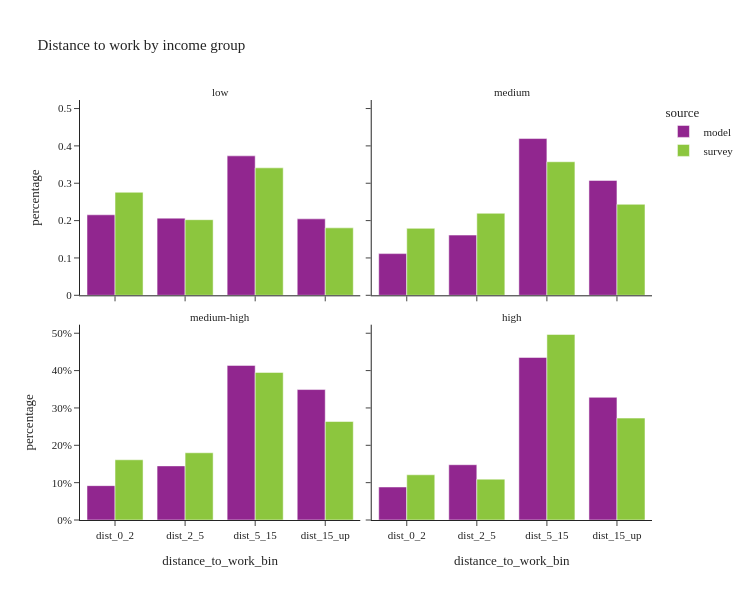

This figure's notebook cell:
### Code cell
util.plot_share_facetbar(per_data, 'person_weight', share_col="distance_to_work_bin", title="Distance to work by income group", 
                            facet_col="income_group", facet_col_wrap=2, height=600, orientation='v')

### Figure 1 — Plotly figure (JSON) as saved in the notebook; plotly's stock layout.template omitted (floating-point values rounded to 4 significant figures)
{"data": [{"alignmentgroup": "True", "customdata": [[50012], [47944], [86638], [47490]], "hovertemplate": "source=model<br>income_group=low<br>distance_to_work_bin=%{x}<br>percentage=%{y}<br>sample_size=%{customdata[0]}<extra></extra>", "legendgroup": "model", "marker": {"color": "#91268F", "pattern": {"shape": ""}}, "name": "model", "offsetgroup": "model", "orientation": "v", "showlegend": true, "textposition": "auto", "type": "bar", "x": ["dist_0_2", "dist_2_5", "dist_5_15", "dist_15_up"], "xaxis": "x3", "y": [0.2155, 0.2066, 0.3733, 0.2046], "yaxis": "y3"}, {"alignmentgroup": "True", "customdata": [[48939], [70691], [184014], [134883]], "hovertemplate": "source=model<br>income_group=medium<br>distance_to_work_bin=%{x}<br>percentage=%{y}<br>sample_size=%{customdata[0]}<extra></extra>", "legendgroup": "model", "marker": {"color": "#91268F", "pattern": {"shape": ""}}, "name": "model", "offsetgroup": "model", "orientation": "v", "showlegend": false, "textposition": "auto", "type": "bar", "x": ["dist_0_2", "dist_2_5", "dist_5_15", "dist_15_up"], "xaxis": "x4", "y": [0.1116, 0.1612, 0.4196, 0.3076], "yaxis": "y4"}, {"alignmentgroup": "True", "customdata": [[54729], [86225], [246356], [207857]], "hovertemplate": "source=model<br>income_group=medium-high<br>distance_to_work_bin=%{x}<br>percentage=%{y}<br>sample_size=%{customdata[0]}<extra></extra>", "legendgroup": "model", "marker": {"color": "#91268F", "pattern": {"shape": ""}}, "name": "model", "offsetgroup": "model", "orientation": "v", "showlegend": false, "textposition": "auto", "type": "bar", "x": ["dist_0_2", "dist_2_5", "dist_5_15", "dist_15_up"], "xaxis": "x", "y": [0.09196, 0.1449, 0.4139, 0.3492], "yaxis": "y"}, {"alignmentgroup": "True", "customdata": [[63643], [106565], [313436], [236544]], "hovertemplate": "source=model<br>income_group=high<br>distance_to_work_bin=%{x}<br>percentage=%{y}<br>sample_size=%{customdata[0]}<extra></extra>", "legendgroup": "model", "marker": {"color": "#91268F", "pattern": {"shape": ""}}, "name": "model", "offsetgroup": "model", "orientation": "v", "showlegend": false, "textposition": "auto", "type": "bar", "x": ["dist_0_2", "dist_2_5", "dist_5_15", "dist_15_up"], "xaxis": "x2", "y": [0.08837, 0.148, 0.4352, 0.3284], "yaxis": "y2"}, {"alignmentgroup": "True", "customdata": [[134], [96], [105], [40]], "hovertemplate": "source=survey<br>income_group=low<br>distance_to_work_bin=%{x}<br>percentage=%{y}<br>sample_size=%{customdata[0]}<extra></extra>", "legendgroup": "survey", "marker": {"color": "#8CC63E", "pattern": {"shape": ""}}, "name": "survey", "offsetgroup": "survey", "orientation": "v", "showlegend": true, "textposition": "auto", "type": "bar", "x": ["dist_0_2", "dist_2_5", "dist_5_15", "dist_15_up"], "xaxis": "x3", "y": [0.2758, 0.2024, 0.3412, 0.1805], "yaxis": "y3"}, {"alignmentgroup": "True", "customdata": [[157], [146], [224], [126]], "hovertemplate": "source=survey<br>income_group=medium<br>distance_to_work_bin=%{x}<br>percentage=%{y}<br>sample_size=%{customdata[0]}<extra></extra>", "legendgroup": "survey", "marker": {"color": "#8CC63E", "pattern": {"shape": ""}}, "name": "survey", "offsetgroup": "survey", "orientation": "v", "showlegend": false, "textposition": "auto", "type": "bar", "x": ["dist_0_2", "dist_2_5", "dist_5_15", "dist_15_up"], "xaxis": "x4", "y": [0.1793, 0.2196, 0.3575, 0.2436], "yaxis": "y4"}, {"alignmentgroup": "True", "customdata": [[178], [189], [348], [231]], "hovertemplate": "source=survey<br>income_group=medium-high<br>distance_to_work_bin=%{x}<br>percentage=%{y}<br>sample_size=%{customdata[0]}<extra></extra>", "legendgroup": "survey", "marker": {"color": "#8CC63E", "pattern": {"shape": ""}}, "name": "survey", "offsetgroup": "survey", "orientation": "v", "showlegend": false, "textposition": "auto", "type": "bar", "x": ["dist_0_2", "dist_2_5", "dist_5_15", "dist_15_up"], "xaxis": "x", "y": [0.1612, 0.18, 0.3951, 0.2636], "yaxis": "y"}, {"alignmentgroup": "True", "customdata": [[121], [134], [268], [118]], "hovertemplate": "source=survey<br>income_group=high<br>distance_to_work_bin=%{x}<br>percentage=%{y}<br>sample_size=%{customdata[0]}<extra></extra>", "legendgroup": "survey", "marker": {"color": "#8CC63E", "pattern": {"shape": ""}}, "name": "survey", "offsetgroup": "survey", "orientation": "v", "showlegend": false, "textposition": "auto", "type": "bar", "x": ["dist_0_2", "dist_2_5", "dist_5_15", "dist_15_up"], "xaxis": "x2", "y": [0.121, 0.1094, 0.4967, 0.2728], "yaxis": "y2"}], "layout": {"annotations": [{"font": {}, "showarrow": false, "text": "medium-high", "x": 0.245, "xanchor": "center", "xref": "paper", "y": 0.465, "yanchor": "bottom", "yref": "paper"}, {"font": {}, "showarrow": false, "text": "high", "x": 0.755, "xanchor": "center", "xref": "paper", "y": 0.465, "yanchor": "bottom", "yref": "paper"}, {"font": {}, "showarrow": false, "text": "low", "x": 0.245, "xanchor": "center", "xref": "paper", "y": 1.0, "yanchor": "bottom", "yref": "paper"}, {"font": {}, "showarrow": false, "text": "medium", "x": 0.755, "xanchor": "center", "xref": "paper", "y": 1.0, "yanchor": "bottom", "yref": "paper"}], "barmode": "group", "height": 600, "legend": {"title": {"text": "source"}, "tracegroupgap": 0}, "title": {"text": "Distance to work by income group"}, "width": 750, "xaxis": {"anchor": "y", "domain": [0.0, 0.49], "title": {"text": "distance_to_work_bin"}}, "xaxis2": {"anchor": "y2", "domain": [0.51, 1.0], "matches": "x", "title": {"text": "distance_to_work_bin"}}, "xaxis3": {"anchor": "y3", "domain": [0.0, 0.49], "matches": "x", "showticklabels": false}, "xaxis4": {"anchor": "y4", "domain": [0.51, 1.0], "matches": "x", "showticklabels": false}, "yaxis": {"anchor": "x", "domain": [0.0, 0.465], "tickformat": ".0%", "title": {"text": "percentage"}}, "yaxis2": {"anchor": "x2", "domain": [0.0, 0.465], "matches": "y", "showticklabels": false, "tickformat": ".0%"}, "yaxis3": {"anchor": "x3", "domain": [0.535, 1.0], "matches": "y", "title": {"text": "percentage"}}, "yaxis4": {"anchor": "x4", "domain": [0.535, 1.0], "matches": "y", "showticklabels": false}}}
